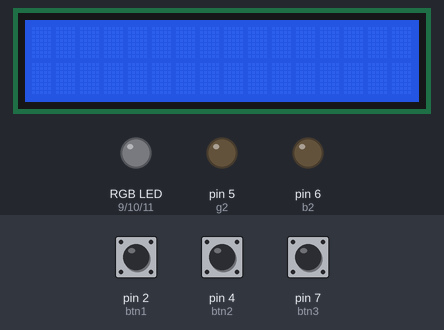
This sketch was run on a simulated Arduino Uno, built with avr-gcc and run on an emulated ATmega328P. Shown: 16×2 character LCD, an RGB LED mixed from three pins (HIGH = lit), output pins drawn as LEDs (lit = HIGH). The test bench sets the inputs (shaded band); at power-on: pin 2 (btn1) LOW, pin 4 (btn2) LOW, pin 7 (btn3) LOW. The local clock reads 2024-03-15 10:24:30 at power-on unless the sketch sets it; random numbers use the default seed unless the sketch sets one; pins used as bus, display or sensor lines are not drawn; what the sketch prints to the serial monitor is not drawn.

Above: at 1.2 s.
1.3 s: pin 2 (btn1) pulled HIGH for 0.15 s
At 3.5 s:
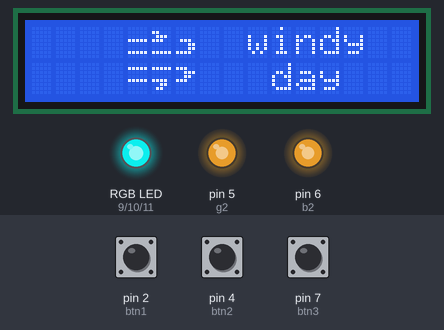
3.8 s: pin 4 (btn2) pulled HIGH for 0.15 s
At 4.9 s:
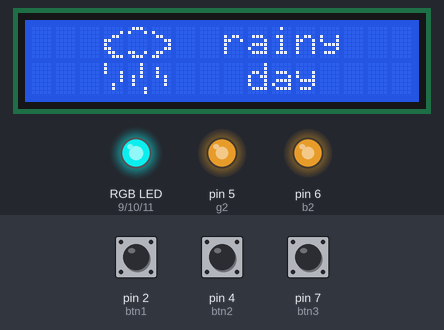
6.9 s: pin 7 (btn3) pulled HIGH for 1 s
9.4 s: pin 2 (btn1) pulled HIGH for 1 s
At 10.7 s:
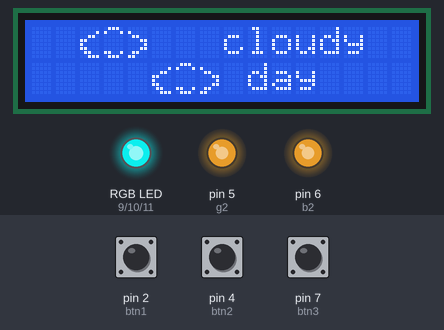
11.9 s: pin 2 (btn1) driven HIGH and pin 4 (btn2) driven HIGH and pin 7 (btn3) driven HIGH
At 14.5 s:
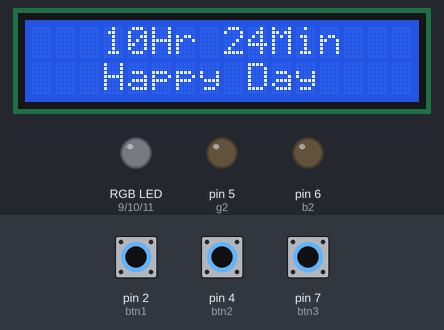
14.9 s: pin 4 (btn2) driven LOW and pin 7 (btn3) driven LOW
At 17.7 s:
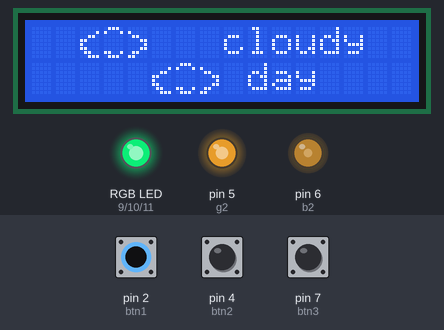
Timing chart, 0 to 18.7 s (numbered marks = the images above; inputs shaded):
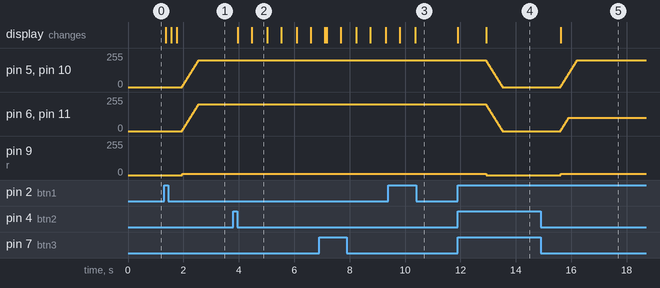

Measured:
- after the input at 1.3 s, pin 5 (g2), pin 6 (b2), pin 10 (g), pin 11 (b): moves from 0/255 to 200/255 over 0.57 s, starting after 0.67 s; pin 9 (r): 0/255 → 10/255 after 0.67 s; the display: first changes after 0.06 s (image 1 shows a later state)
- after the input at 3.8 s, the display: first changes after 0.16 s (image 2 shows a later state)
- after the input at 11.9 s, pin 5 (g2), pin 6 (b2), pin 10 (g), pin 11 (b): moves from 200/255 to 0/255 over 0.57 s, starting after 1.0 s; pin 9 (r): 10/255 → 0/255 after 1.0 s; the display: first changes at once (image 4 shows a later state)
- after the input at 14.9 s, pin 5 (g2), pin 10 (g): moves from 0/255 to 200/255 over 0.57 s, starting after 0.73 s; pin 6 (b2), pin 11 (b): moves from 0/255 to 100/255 over 0.27 s, starting after 0.73 s; pin 9 (r): 0/255 → 10/255 after 0.73 s; the display: changes after 0.73 s (image 5)
- what the display in image 2 shows lasts 0.5 s, from 4.5 s to 5.0 s

The sketch:

arduino_code.ino
```cpp
#include <Wire.h>
#include "RTClib.h"
#include <LiquidCrystal_I2C.h>

RTC_DS1307 RTC;
LiquidCrystal_I2C lcd(0x27, 16, 2);

//lcd
byte cloud1[8] = {
  0b01110,
  0b10001,
  0b00000,
  0b00000,
  0b00000,
  0b00000,
  0b11001,
  0b01110
};

byte cloud2[8] ={
  0b00000,
  0b00001,
  0b00110,
  0b11000,
  0b10000,
  0b11000,
  0b01100,
  0b00111
};

byte cloud3[8] ={
  0b00000,
  0b10000,
  0b01100,
  0b00011,
  0b00001,
  0b00011,
  0b01100,
  0b11000
};

byte rainy1[8] ={
  0b00010,
  0b00010,
  0b00010,
  0b01010,
  0b01000,
  0b01000,
  0b00001,
  0b00001
};

byte rainy2[8] ={
  0b00000,
  0b01000,
  0b01000,
  0b01010,
  0b00010,
  0b00010,
  0b00000,
  0b00000
};

byte rainy3[8]={
  0b10000,
  0b10000,
  0b10001,
  0b00001,
  0b00001,
  0b00100,
  0b00100,
  0b00000,
};

byte snowing1[8] ={
  0b00011,
  0b00011,
  0b00010,
  0b11000,
  0b11000,
  0b00000,
  0b00011,
  0b00011
};

byte snowing2[8] ={
  0b00000,
  0b01100,
  0b01100,
  0b00000,
  0b00011,
  0b00011,
  0b00000,
  0b00000
};

byte snowing3[8]={
  0b11000,
  0b11000,
  0b00000,
  0b00011,
  0b00011,
  0b0000,
  0b01100,
  0b01100,
};

byte sunny1[8] = {
  0b00000,
  0b00000,
  0b00000,
  0b00000,
  0b00011,
  0b01110,
  0b11000,
  0b10000
};

byte sunny2[8] = {
  0b01000,
  0b11000,
  0b10000,
  0b00000,
  0b11000,
  0b01110,
  0b00011,
  0b00001
};

byte sunny3[8] = {
  0b10000,
  0b11000,
  0b01110,
  0b00011,
  0b00000,
  0b00001,
  0b00011,
  0b00010
};

byte sunny4[8] = {
  0b00001,
  0b00011,
  0b01110,
  0b11000,
  0b00000,
  0b00000,
  0b00000,
  0b00000,
};

byte sunny5[8] = {
  0b11000,
  0b01100,
  0b00000,
  0b00000,
  0b00000,
  0b00000,
  0b00000,
  0b00000,
};

byte sunny6[8] = {
  0b00000,
  0b00000,
  0b00000,
  0b00000,
  0b00000,
  0b00000,
  0b00110,
  0b00011,
};

byte windy1[8]={
  0b00000,
  0b00000,
  0b00000,
  0b11111,
  0b00000,
  0b00000,
  0b11111
};

byte windy2[8]={
  0b00000,
  0b11000,
  0b01110,
  0b11100,
  0b00000,
  0b00000,
  0b11111
};

byte windy3[8]={
  0b00000,
  0b11111,
  0b00000,
  0b00000,
  0b11111,
  0b00000,
  0b00000
};

byte windy4[8]={
  0b00000,
  0b11111,
  0b00000,
  0b00000,
  0b11110,
  0b00110,
  0b01100
};

byte windy5[8]={
  0b00000,
  0b00000,
  0b00000,
  0b01110,
  0b00011,
  0b00011,
  0b11110
};

byte windy6[8]={
  0b00000,
  0b11100,
  0b00111,
  0b00110,
  0b11100,
  0b00000,
  0b00000
};

//RTC
char daysOfTheWeek[7][12] = {"Sunday", "Monday", "Tuesday", "Wednesday", "Thursday", "Friday", "Saturday"};

//button
int btn1 =2;
int btn2 =4;
int btn3 =7;
int b1v, b2v, b3v; //button value

//rgb led
int r = 9;
int g = 10;
int b = 11;

int r2=3;
int g2=5;
int b2=6;

int rv=0;
int gv=0;
int bv=0;

void setup() {
  // put your setup code here, to run once:

  //button
  pinMode(btn1, INPUT);
  pinMode(btn2, INPUT);
  pinMode(btn3, INPUT);

  //RGB led
  pinMode(r,OUTPUT);
  pinMode(g,OUTPUT);
  pinMode(b,OUTPUT);

  pinMode(r2,OUTPUT);
  pinMode(g2,OUTPUT);
  pinMode(b2,OUTPUT);

  //RTC Module
  Wire.begin();
  RTC.begin();

  //lcd
  lcd.begin();

  Serial.begin(9600);

}

int num=0;
int weather=0;

void loop() {
  //Serial.println("loop");
  // put your main code here, to run repeatedly:
  b1v = digitalRead(btn1);
  b2v = digitalRead(btn2);
  b3v = digitalRead(btn3);

  if(b1v == HIGH && b2v == HIGH && b3v == HIGH){
    if(num!=0){
      lcd.clear();
      num = 0;
      weather = 0;
    }
    time();
  }

  else if(b1v == LOW && b2v == LOW && b3v == HIGH){
    if(num!=1){
      num=1;
      lcd.clear();
      weather=random(1,5);
    }
  }
  else if (b1v==LOW && b2v==HIGH && b3v == LOW){
    if(num!=2){
      num=2;
      lcd.clear();
      weather=random(1,5);
    }
  }
  else if (b1v==HIGH && b2v == LOW && b3v == LOW){
    if(num!=3){
      num = 3;
      lcd.clear();
      weather=random(1,5);
    }
  }

  if(b1v == HIGH && b2v == HIGH && b3v == HIGH){
    setColor(0,0,0);
  }
  change(weather);
}

void change(int weather){
  //weather = sunny, rainy, cloud, windy, snowing
  if(weather == 1){ //sunny
    Serial.println("sunny");
    sunny();
    if(rv==0&&gv==0&&bv==0) colorChange(50, 0, 0);
  }
  else if (weather ==2){ //rainy
    Serial.println("rainy");
    rainy();
    if(rv==0&&gv==0&&bv==0) colorChange(50,100,0);
  }
  else if (weather ==3){ //cloud
    Serial.println("cloud");
    cloudy();
    if(rv==0&&gv==0&&bv==0) colorChange(10,200,100);
  }
  else if(weather ==4){ //windy
    Serial.println("windy");
    windy();
    if(rv==0&&gv==0&&bv==0) colorChange(10,200,200);
  }
  else if(weather ==5){ //snowing
    Serial.println("snowing");
    snowing();
    if(rv==0&&gv==0&&bv==0) colorChange(200,200,200);
  }
  else{
    if(rv>0 || gv>0 || bv>0) colorChange(0,0,0);
  }
}

void colorChange(int red, int green, int blue){
  //켜지기
  if(red>0||green>0||blue>0){
    Serial.println("colorChange started");
    for(; rv<red || gv<green || bv<blue; ){
      if(rv<red) rv+=10;
      if(gv<green) gv+=10;
      if(bv<blue) bv+=10;
      setColor(rv,gv,bv);
      delay(30);
    }
    rv=red;
    gv=green;
    bv=blue;
    Serial.println("colorChange ended");
  }
  else if(red==0&&green==0&&blue==0){
    for(;rv>0||gv>0||bv>0;){
      if(rv>0) rv-=10;
      if(gv>0) gv-=10;
      if(bv>0) bv-=10;
      setColor(rv,gv,bv);
      delay(30);
    }
    rv=0;
    gv=0;
    bv=0;
  }
}

void setColor(int red, int green, int blue){
  analogWrite(r,red);
  analogWrite(g,green);
  analogWrite(b,blue);
  analogWrite(r2,red);
  analogWrite(g2,green);
  analogWrite(b2,blue);
}

void time(){
  DateTime now = RTC.now();

  Serial.print(now.year(), DEC);  // 년
  Serial.print('/');
  Serial.print(now.month(), DEC);  // 월
  Serial.print('/');
  Serial.print(now.day(), DEC);   // 일
  Serial.print(' ');
  Serial.print(now.hour(), DEC);    // 시간
  Serial.print(':');
  Serial.print(now.minute(), DEC);   // 분
  Serial.print(':');
  Serial.print(now.second(), DEC);   // 초
  Serial.print(' ');

  Serial.print(daysOfTheWeek[now.dayOfTheWeek()]);   // 요일

  Serial.println();

  delay(1000);

  if(now.hour()<10){
    lcd.setCursor(3,0);
    lcd.print(0);
    lcd.setCursor(4,0);
    lcd.print(now.hour());
  } else{
    lcd.setCursor(3,0);
    lcd.print(now.hour());
  }

  lcd.setCursor(5,0);
  lcd.print("Hr ");

  if(now.minute()<10){
    lcd.setCursor(8,0);
    lcd.print(0);
    lcd.setCursor(9,0);
    lcd.print(now.minute());
  } else{
  lcd.setCursor(8,0);
  lcd.print(now.minute());
  }

  lcd.setCursor(10,0);
  lcd.print("Min");

  lcd.setCursor(3,1);
  lcd.print("Happy Day");
/*
  if(now.second()<10){
    lcd.setCursor(10,0);
    lcd.print(0);
    lcd.setCursor(11,0);
    lcd.print(now.second());
  } else{
  lcd.setCursor(10,0);
  lcd.print(now.second());
  }
*/
}

void rainy(){
  lcd.createChar(1,cloud2);
  lcd.createChar(2,cloud1);
  lcd.createChar(3,cloud3);
  lcd.createChar(4,rainy1);
  lcd.createChar(5,rainy2);
  lcd.createChar(6,rainy3);

  lcd.setCursor(8,0);
  lcd.print("rainy");
  lcd.setCursor(9,1);
  lcd.print("day");

  lcd.setCursor(3,0);
  lcd.write(1);
  lcd.setCursor(4,0);
  lcd.write(2);
  lcd.setCursor(5,0);
  lcd.write(3);

  lcd.setCursor(3,1);
  lcd.write(4);
  lcd.setCursor(4,1);
  lcd.write(5);
  lcd.setCursor(5,1);
  lcd.write(6);

  delay(500);

  lcd.setCursor(3,1);
  lcd.write(6);
  lcd.setCursor(4,1);
  lcd.write(4);
  lcd.setCursor(5,1);
  lcd.write(5);

  delay(500);
}

void windy(){
  lcd.createChar(1,windy1);
  lcd.createChar(2,windy2);
  lcd.createChar(3,windy3);
  lcd.createChar(4,windy4);
  lcd.createChar(5,windy5);
  lcd.createChar(6,windy6);

  lcd.setCursor(9,0);
  lcd.print("windy");
  lcd.setCursor(10,1);
  lcd.print("day");

  lcd.setCursor(4,0);
  lcd.write(1);
  lcd.setCursor(5,0);
  lcd.write(2);

  delay(200);
  lcd.setCursor(4,1);
  lcd.write(3);
  lcd.setCursor(5,1);
  lcd.write(4);

  delay(200);
  lcd.setCursor(6,0);
  lcd.write(5);
  lcd.setCursor(6,1);
  lcd.write(6);

  delay(200);
}

void sunny(){
  lcd.createChar(1,sunny1);
  lcd.createChar(2,sunny2);
  lcd.createChar(3,sunny3);
  lcd.createChar(4,sunny4);
  lcd.createChar(5,sunny5);
  lcd.createChar(6,sunny6);

  lcd.setCursor(2,0);
  lcd.write(6);
  lcd.setCursor(3,0);
  lcd.write(1);
  lcd.setCursor(4,0);
  lcd.write(2);
  lcd.setCursor(3,1);
  lcd.write(3);
  lcd.setCursor(4,1);
  lcd.write(4);
  lcd.setCursor(5,1);
  lcd.write(5);

  lcd.setCursor(8,0);
  lcd.print("sunny");
  lcd.setCursor(9,1);
  lcd.print("day");
}

void cloudy(){
  lcd.createChar(1,cloud2);
  lcd.createChar(2,cloud1);
  lcd.createChar(3,cloud3);

  lcd.setCursor(2,0);
  lcd.write(1);
  lcd.setCursor(3,0);
  lcd.write(2);
  lcd.setCursor(4,0);
  lcd.write(3);

  lcd.setCursor(5,1);
  lcd.write(1);
  lcd.setCursor(6,1);
  lcd.write(2);
  lcd.setCursor(7,1);
  lcd.write(3);
  lcd.setCursor(8,0);
  lcd.print("cloudy");
  lcd.setCursor(9,1);
  lcd.print("day");
}

void snowing(){
  lcd.createChar(1,cloud2);
  lcd.createChar(2,cloud1);
  lcd.createChar(3,cloud3);
  lcd.createChar(4,snowing1);
  lcd.createChar(5,snowing2);
  lcd.createChar(6,snowing3);

  lcd.setCursor(8,0);
  lcd.print("snowing");
  lcd.setCursor(9,1);
  lcd.print("day");

  lcd.setCursor(3,0);
  lcd.write(1);
  lcd.setCursor(4,0);
  lcd.write(2);
  lcd.setCursor(5,0);
  lcd.write(3);

  lcd.setCursor(3,1);
  lcd.write(4);
  lcd.setCursor(4,1);
  lcd.write(5);
  lcd.setCursor(5,1);
  lcd.write(6);

  delay(500);

  lcd.setCursor(3,1);
  lcd.write(6);
  lcd.setCursor(4,1);
  lcd.write(4);
  lcd.setCursor(5,1);
  lcd.write(5);

  delay(500);
}
```
